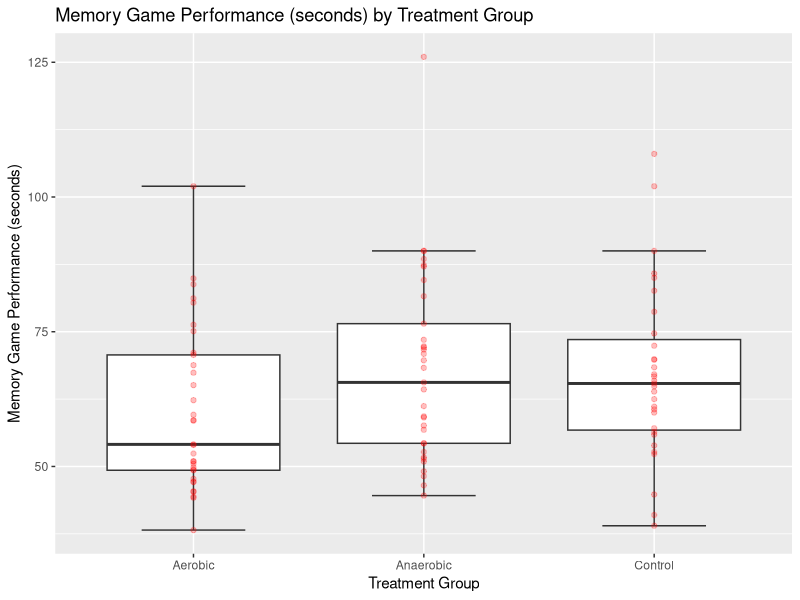
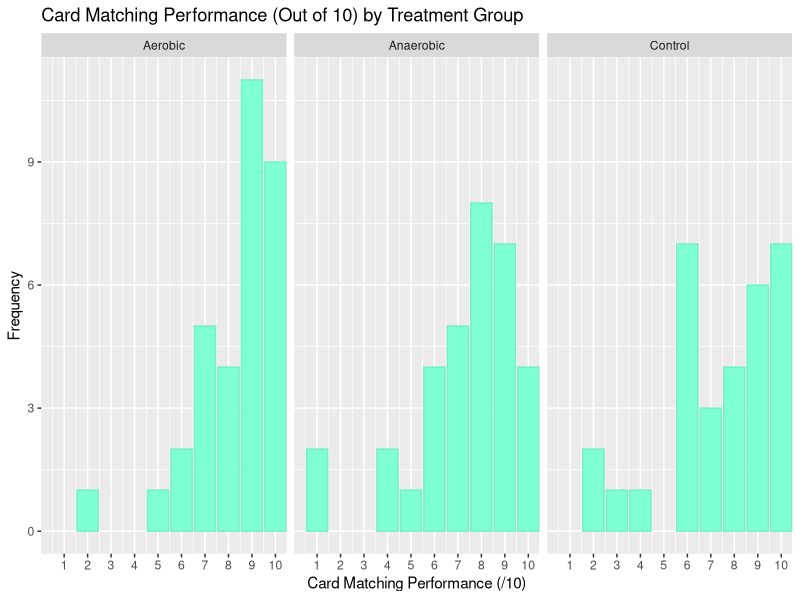
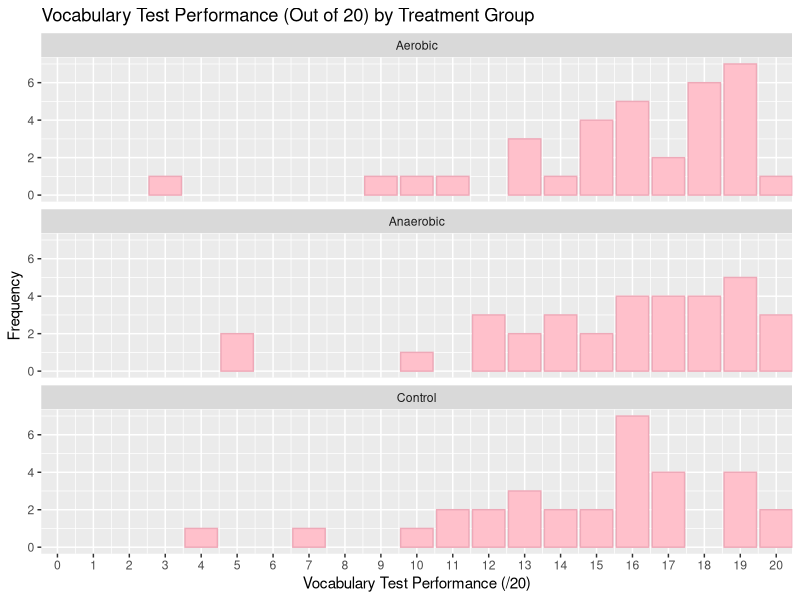
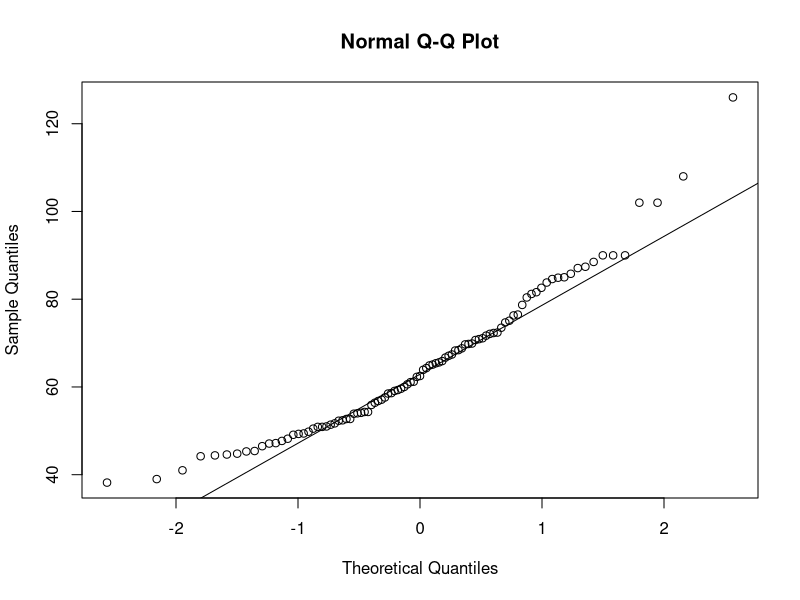
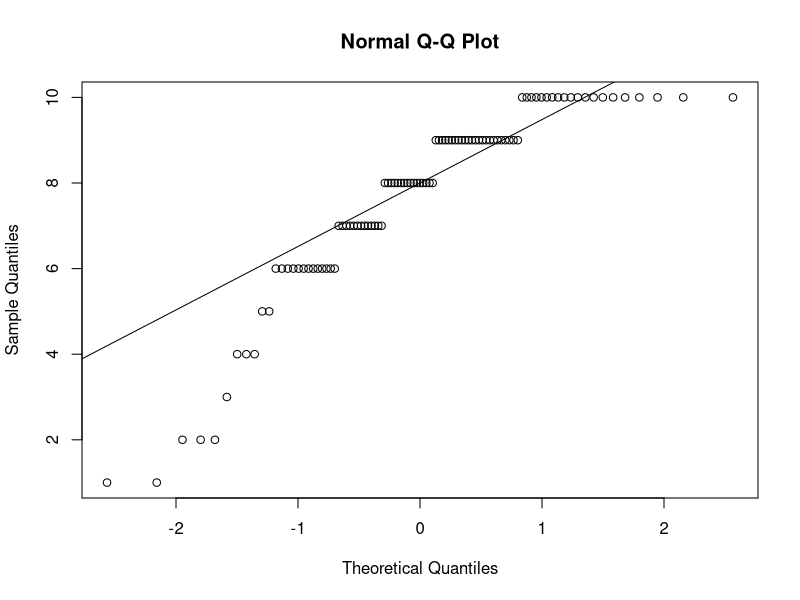
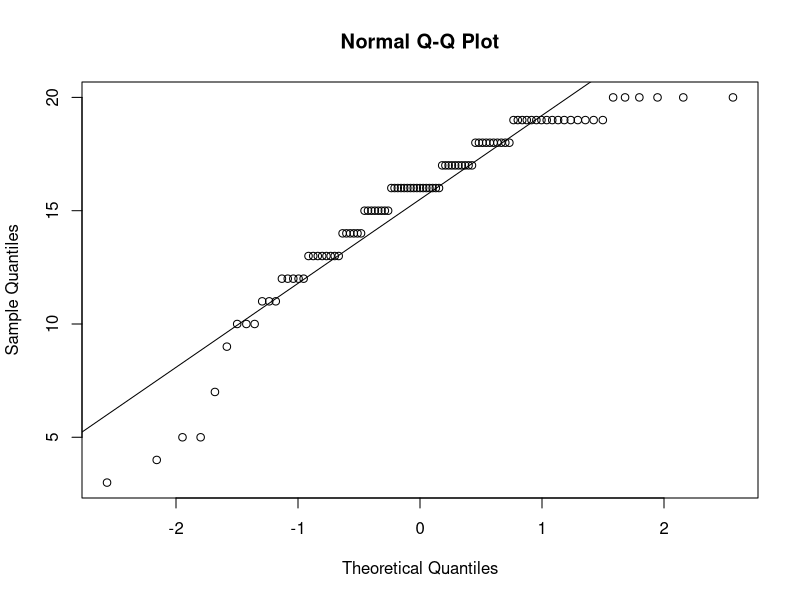

Source code (R) for these figures, in order:
## ---- chunk 1
#File import
library(readr)
library(tidyverse)
data <- read.csv("data.csv")
## ---- chunk 2
data %>% #box plot for memory game vs. tg
  ggplot(aes(y=memory.game.seconds,x=treatment.group)) +
  geom_boxplot(outliers=FALSE,staplewidth = 0.6) +
  geom_point(color="red",alpha=0.25) +
  labs(title="Memory Game Performance (seconds) by Treatment Group",
       y="Memory Game Performance (seconds)",
       x="Treatment Group")

data %>% #box plot for card game vs. tg
  ggplot(aes(x=cards.10)) +
  geom_bar(color="aquamarine2",fill="aquamarine") +
  labs(title="Card Matching Performance (Out of 10) by Treatment Group",
       x="Card Matching Performance (/10)",
       y="Frequency") +
  scale_x_continuous(n.breaks=10) +
  coord_cartesian(xlim=c(0.5,10))+
  facet_wrap(~treatment.group)

data %>% #box plot for card game vs. tg
  ggplot(aes(x=vocabulary.20)) +
  geom_bar(color="pink2",fill="pink") +
  labs(title="Vocabulary Test Performance (Out of 20) by Treatment Group",
       x="Vocabulary Test Performance (/20)",
       y="Frequency") +
  scale_x_continuous(n.breaks=20)+
  coord_cartesian(xlim=c(0.5,19.5))+
  facet_wrap(~treatment.group,dir="v")
## ---- chunk 3
qqnorm(data$memory.game.seconds)
qqline(data$memory.game.seconds)

qqnorm(data$cards.10)
qqline(data$cards.10)

qqnorm(data$vocabulary.20)
qqline(data$vocabulary.20)
